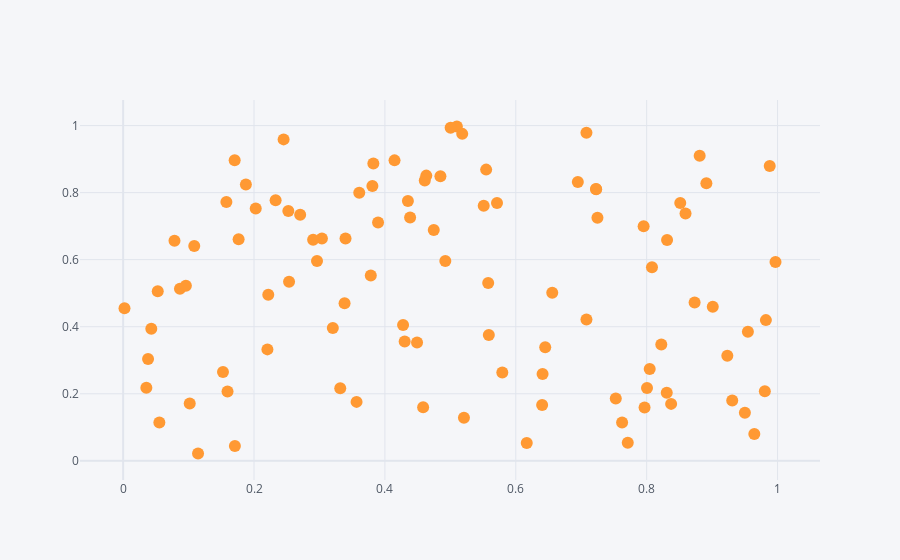

Here is the notebook cell this chart was saved with:
### Code cell
df.iplot(kind="scatter", x='A', y='B', mode="markers")
